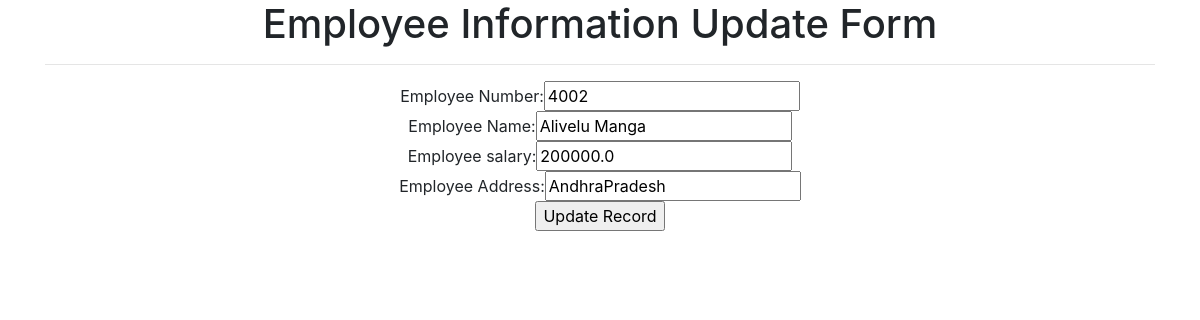
Page /update/25/ on the committed database.
### testapp/models.py (models this page shows)
class Employee(models.Model):
    eno=models.IntegerField()
    ename=models.CharField(max_length=256)
    esal=models.FloatField()
    eaddr=models.CharField(max_length=256)
    objects=CustomManager()

### testapp/views.py (the view)
# urls.py: url(r'^update/(?P<id>\d+)/$',views.update_view),
def update_view(request,id):
    employee=Employee.objects.get(id=id)
    if request.method=='POST':
        form=EmployeeForm(request.POST,instance=employee)
        if form.is_valid():
            form.save()
            return redirect('/ ')
    return render(request,'testapp/update.html',{'employee':employee})

### testapp/models.py (called while the page is built)
    def get_queryset(self):
        return super().get_queryset().order_by('eno')

### templates/testapp/update.html (shortened to what this page needs)
<!DOCTYPE html>
{% extends 'testapp/base.html'%}
{% block body_block  %}
<h1>Employee Information Update Form</h1><hr>
<form method="post">
  Employee Number:<input type="text" name="eno" value="{{employee.eno}}"><br>
  Employee Name:<input type="text" name="ename" value="{{employee.ename}}"><br>
  Employee salary:<input type="text" name="esal" value="{{employee.esal}}"><br>
  Employee Address:<input type="text" name="eaddr" value="{{employee.eaddr}}"><br>
  <input type="submit" name="" value="Update Record">
</form>
{%endblock%}

### rows in the picture
Employee: eno "4002", ename "Alivelu Manga", esal "200000.0", eaddr "AndhraPradesh"
